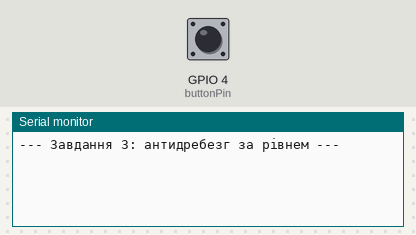
Simulated run of this program. Board: ESP32-S3. Shown: the last lines printed to the serial monitor. The inputs (shaded band) are chosen by the test bench; at power-on: GPIO 4 (buttonPin) HIGH.

Above: at 2.2 s.
2.3 s: GPIO 4 (buttonPin) pulled LOW for 0.15 s
At 3.3 s:
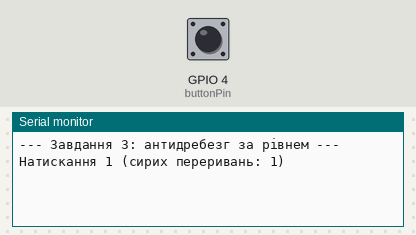
3.9 s: GPIO 4 (buttonPin) pulled LOW for 1 s
At 4.5 s:
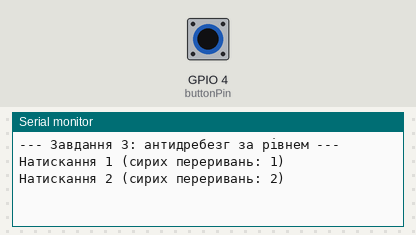
6.4 s: GPIO 4 (buttonPin) pulled LOW for 0.15 s
At 7.6 s:
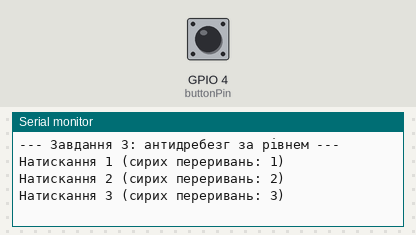

Measured:
- after the input at 2.3 s, the serial monitor: prints a new line at once (image 1)
- after the input at 3.9 s, the serial monitor: prints a new line at once (image 2)
- after the input at 6.4 s, the serial monitor: prints a new line at once (image 3)

The program:

main.cpp
```cpp
#include <Arduino.h>

struct ButtonConfig {
  static constexpr int buttonPin = 4;
  static constexpr unsigned long settleMs = 30;
};

volatile unsigned long rawInterruptCount = 0;
volatile bool buttonEventFlag = false;

void IRAM_ATTR handleButtonInterrupt() {
  rawInterruptCount++;
  buttonEventFlag = true;
}

class LevelDebouncedButton {
public:
  int pin;
  bool eventPending;
  unsigned long lastEventMillis;
  unsigned long pressCount;
  unsigned long ignoredCount;

  LevelDebouncedButton(int p)
      : pin(p), eventPending(false), lastEventMillis(0), pressCount(0), ignoredCount(0) {}

  void init() {
    pinMode(pin, INPUT_PULLUP);
    attachInterrupt(digitalPinToInterrupt(pin), handleButtonInterrupt, FALLING);
  }

  void update(unsigned long currentMillis) {
    if (buttonEventFlag) {
      buttonEventFlag = false;
      lastEventMillis = currentMillis;
      eventPending = true;
    }

    if (!eventPending || (currentMillis - lastEventMillis) < ButtonConfig::settleMs) {
      return;
    }
    eventPending = false;

    if (digitalRead(pin) == LOW) {
      pressCount++;
      Serial.printf("Натискання %lu (сирих переривань: %lu)\n", pressCount, rawInterruptCount);
    } else {
      ignoredCount++;
      Serial.printf("Подію відкинуто: кнопка відпущена (відкинуто всього: %lu)\n", ignoredCount);
    }
  }
};

LevelDebouncedButton button(ButtonConfig::buttonPin);

void setup() {
  Serial.begin(115200);
  delay(1000);
  button.init();
  Serial.println("\n--- Завдання 3: антидребезг за рівнем ---");
}

void loop() {
  button.update(millis());
}
```
